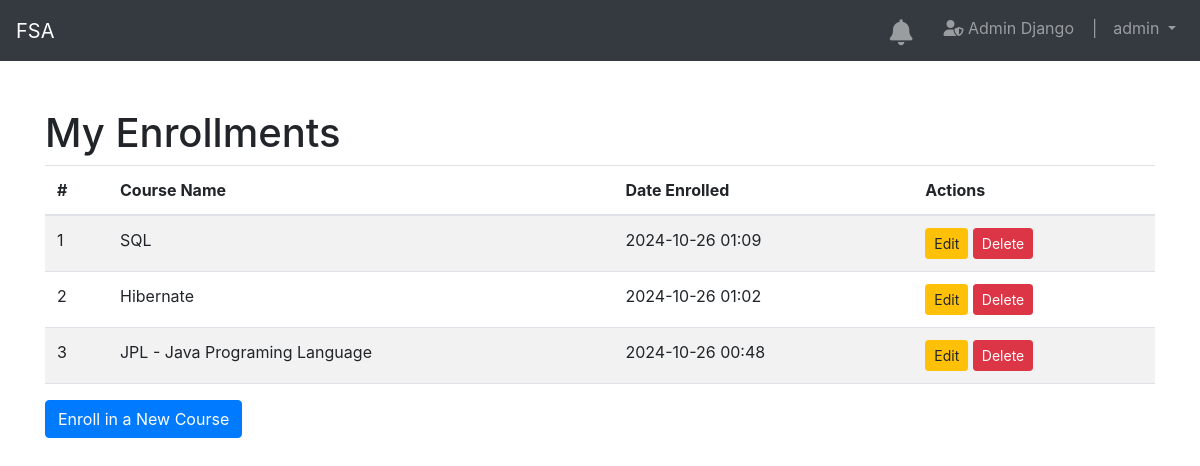
/group_enrollment/my-courses/ (signed in), run on the app's committed database.
### user/models.py (models this page shows)
class User(AbstractUser):
    date_joined = models.DateTimeField(auto_now_add=True)
    training_programs = models.ManyToManyField(TrainingProgram, blank=True)
    modules = models.ManyToManyField(Module, related_name='assigned_users', blank=True)
    groups = models.ManyToManyField(
        Group,
        blank=True,
        help_text='The groups this user belongs to.',
        verbose_name='groups',
        related_name='custom_user_groups',
    )
    user_permissions = models.ManyToManyField(
        Permission,
        blank=True,
        help_text='Specific permissions for this user.',
        verbose_name='user permissions',
        related_name='custom_user_permissions',
    )

### course/models.py (models this page shows, shortened)
class Enrollment(models.Model):
    student = models.ForeignKey(settings.AUTH_USER_MODEL, on_delete=models.CASCADE)
    course = models.ForeignKey(Course, on_delete=models.CASCADE)
    date_enrolled = models.DateTimeField(auto_now_add=True)
    class Meta:
        unique_together = ('student', 'course')

class Course(models.Model):
    course_name = models.CharField(max_length=255, unique=True)
    course_code = models.CharField(max_length=20, unique=True, blank=True, null=True)
    description = models.TextField(blank=True, null=True)
    creator = models.ForeignKey(settings.AUTH_USER_MODEL, on_delete=models.SET_NULL, null=True, blank=True, related_name='created_courses')
    instructor = models.ForeignKey(settings.AUTH_USER_MODEL, on_delete=models.SET_NULL, null=True, blank=True, related_name='taught_courses')
    published = models.BooleanField(default=True)
    prerequisites = models.ManyToManyField('self', symmetrical=False, blank=True, related_name='is_prerequisite_for')
    tags = models.ManyToManyField('Tag', blank=True, related_name='courses')
    image = models.ImageField(upload_to='course_images/', null=True, blank=True)

### group_enrollment/views.py (the view)
# urls.py: path('my-courses/', views.enrollment_list, name='enrollment_list'),
def enrollment_list(request):
    enrollments = Enrollment.objects.filter(student=request.user)
    return render(request, 'enrollment/enrollment_list.html', {'enrollments': enrollments})

### group_enrollment/templates/enrollment/enrollment_list.html (shortened to what this page needs)
{% extends 'base.html' %}
{% block content %}
    <div class="container mt-5">
        <h1>My Enrollments</h1>
        {% if enrollments %}
            <table class="table table-striped">
                <thead>
                    <tr>
                        <th>#</th>
                        <th>Course Name</th>
                        <th>Date Enrolled</th>
                        <th>Actions</th>
                    </tr>
                </thead>
                <tbody>
                    {% for enrollment in enrollments %}
                        <tr>
                            <td>{{ forloop.counter }}</td>
                            <td>{{ enrollment.course.course_name }}</td>
                            <td>{{ enrollment.date_enrolled|date:"Y-m-d H:i" }}</td>
                            <td>
                                <a href="{% url 'group_enrollment:edit_enrollment' enrollment.id %}" class="btn btn-warning btn-sm">Edit</a>
                                <form action="{% url 'group_enrollment:delete_enrollment' enrollment.id %}" method="POST" style="display:inline;">
                                    <button type="submit" class="btn btn-danger btn-sm" onclick="return confirm('Are you sure you want to delete this enrollment?');">Delete</button>
                                </form>
                            </td>
                        </tr>
                    {% endfor %}
                </tbody>
            </table>
        {% else %}
            <div class="alert alert-info">You are not enrolled in any courses.</div>
        {% endif %}
        <a href="{% url 'group_enrollment:enroll_student' %}" class="btn btn-primary">Enroll in a New Course</a>
    </div>
{% endblock %}

### main/templates/base.html (shortened to what this page needs)
<!DOCTYPE html>
<html lang="en">
<head>
    <link rel="stylesheet" href="https://cdnjs.cloudflare.com/ajax/libs/font-awesome/5.15.4/css/all.min.css">
    <link href="https://cdn.jsdelivr.net/npm/bootstrap@5.3.0-alpha1/dist/css/bootstrap.min.css" rel="stylesheet">
    <link rel="stylesheet" href="https://stackpath.bootstrapcdn.com/bootstrap/4.5.2/css/bootstrap.min.css">
</head>
<link rel="stylesheet" href="https://cdnjs.cloudflare.com/ajax/libs/font-awesome/6.0.0-beta3/css/all.min.css">
</head>
<body>
    <nav class="navbar navbar-expand-lg navbar-dark bg-dark">
        <a class="navbar-brand" href="{% url 'main:home' %}">FSA</a>
        <div class="collapse navbar-collapse">
            {% if request.user.is_authenticated %}
            <ul class="navbar-nav ml-auto">
                {% include 'notification_bell.html' %}
                <li class="nav-item">
                    <a class="nav-link" href="{% url 'admin:index' %}" target="_blank">
                        <i class="fas fa-user-shield"></i> Admin Django &nbsp;&nbsp;&nbsp;|
                    </a>
                </li>
                <li class="nav-item dropdown">
                    <a class="nav-link dropdown-toggle" href="#" id="navbarDropdown" role="button" data-bs-toggle="dropdown" aria-haspopup="true" aria-expanded="false">
                        {{ request.user.get_full_name|default:request.user.username }}
                    </a>
                </li>
            </ul>
        {% endif %}
        </nav>
    <div class="container-fluid mt-4">
        {% block content %}{% endblock %}
    </div>
</body>
</html>

### data on the page
User: user.get_full_name "admin"
Enrollment: course.course_name "SQL", date_enrolled "2024-10-26 01:09"
Enrollment: course.course_name "Hibernate", date_enrolled "2024-10-26 01:02"
Enrollment: course.course_name "JPL - Java Programing Language", date_enrolled "2024-10-26 00:48"
